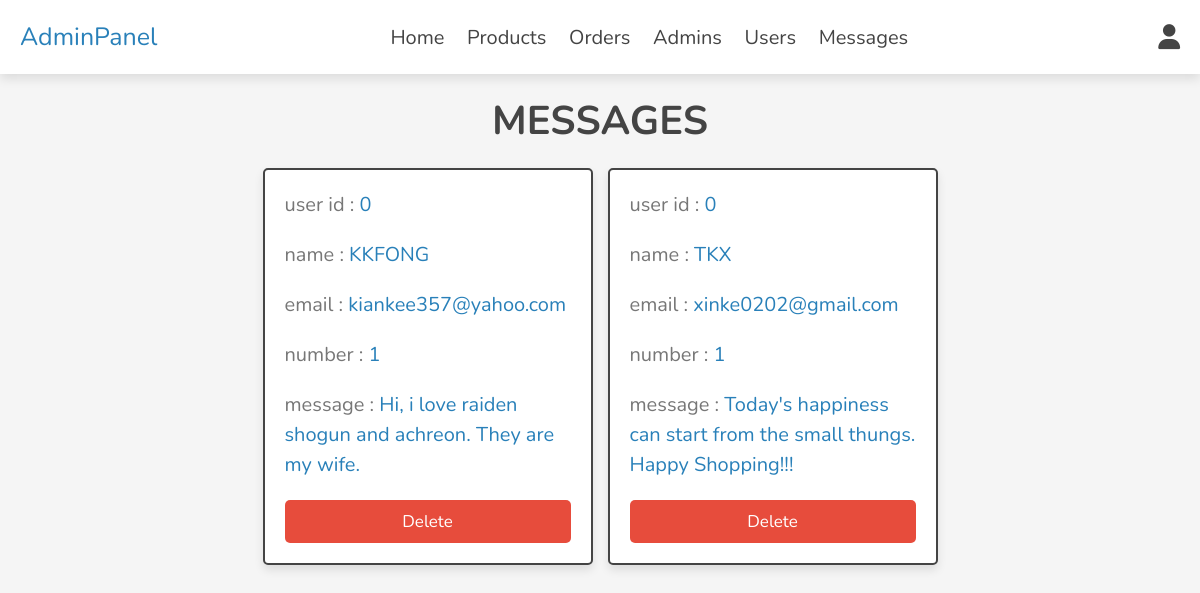
The page /admin/messages.php (signed in) on the database its author committed.
### tables this page shows
CREATE TABLE `messages` (
  `id` int(100) NOT NULL,
  `user_id` int(100) NOT NULL,
  `name` varchar(100) NOT NULL,
  `email` varchar(100) NOT NULL,
  `number` varchar(12) NOT NULL,
  `message` varchar(500) NOT NULL
);

### admin/messages.php (the view, shortened to what this page needs)
<?php
include '../components/connect.php';
?>
<!DOCTYPE html>
<html lang="en">
<head>
   <link rel="stylesheet" href="https://cdnjs.cloudflare.com/ajax/libs/font-awesome/6.1.1/css/all.min.css">
   <link rel="stylesheet" href="../css/admin_style.css">
</head>
<body>
<?php include '../components/admin_header.php'; ?>
<section class="contacts">
<h1 class="heading">messages</h1>
<div class="box-container">
   <?php
      $select_messages = $conn->prepare("SELECT * FROM `messages`");
      $select_messages->execute();
      if($select_messages->rowCount() > 0){
         while($fetch_message = $select_messages->fetch(PDO::FETCH_ASSOC)){
   ?>
   <div class="box">
   <p> user id : <span><?= $fetch_message['user_id']; ?></span></p>
   <p> name : <span><?= $fetch_message['name']; ?></span></p>
   <p> email : <span><?= $fetch_message['email']; ?></span></p>
   <p> number : <span><?= $fetch_message['number']; ?></span></p>
   <p> message : <span><?= $fetch_message['message']; ?></span></p>
   <a href="messages.php??delete=<?= $fetch_message['id']; ?>" onclick="return confirm('delete this message?');" class="delete-btn">delete</a>
   </div>
   <?php
         }
      }else{
         echo '<p class="empty">you have no messages</p>';
      }
   ?>
</div>
</section>
</body>
</html>

### css/admin_style.css (style rules this page uses)
:root { --main-color:#2980b9; --orange:#f39c12; --red:#e74c3c; --black:#444; --white:#fff; --light-color:#777; --light-bg:#f5f5f5; --border:.2rem solid var(--black); --box-shadow:0 .5rem 1rem rgba(0,0,0,.1); }
* { font-family: 'Nunito', sans-serif; margin:0; padding:0; box-sizing: border-box; outline: none; border:none; text-decoration: none; }
html { font-size: 62.5%; overflow-x: hidden; }
body { background-color: var(--light-bg); }
section { padding:2rem; max-width: 1200px; margin:0 auto; }
.heading { font-size: 4rem; color:var(--black); margin-bottom: 2rem; text-align: center; text-transform: uppercase; }
.btn, .delete-btn, .option-btn { display: block; width: 100%; height: 43px; margin-top: 1rem; border-radius: .5rem; padding:1rem 3rem; font-size: 1.7rem; text-transform: capitalize; color:var(--white); cursor: pointer; text-align: center; }
.delete-btn { background-color: var(--red); }
.contacts .box-container { display: grid; grid-template-columns: repeat(auto-fit, 33rem); gap:1.5rem; justify-content: center; }
.contacts .box-container .box { padding:2rem; padding-top: 1rem; border-radius: .5rem; border:var(--border); background-color: var(--white); box-shadow: var(--box-shadow); display: grid; }
.contacts .box-container .box p { line-height: 1.5; font-size: 2rem; color:var(--light-color); margin:1rem 0; }
.contacts .box-container .box p span { color:var(--main-color); }

### rows shown on the page
messages: user "0", name "KKFONG", email "kiankee357@yahoo.com", number "1", message "Hi, i love raiden shogun and achreon. They are my wife."
messages: user "0", name "TKX", email "xinke0202@gmail.com", number "1", message "Today's happiness can start from the small thungs. Happy Shopping!!!"
